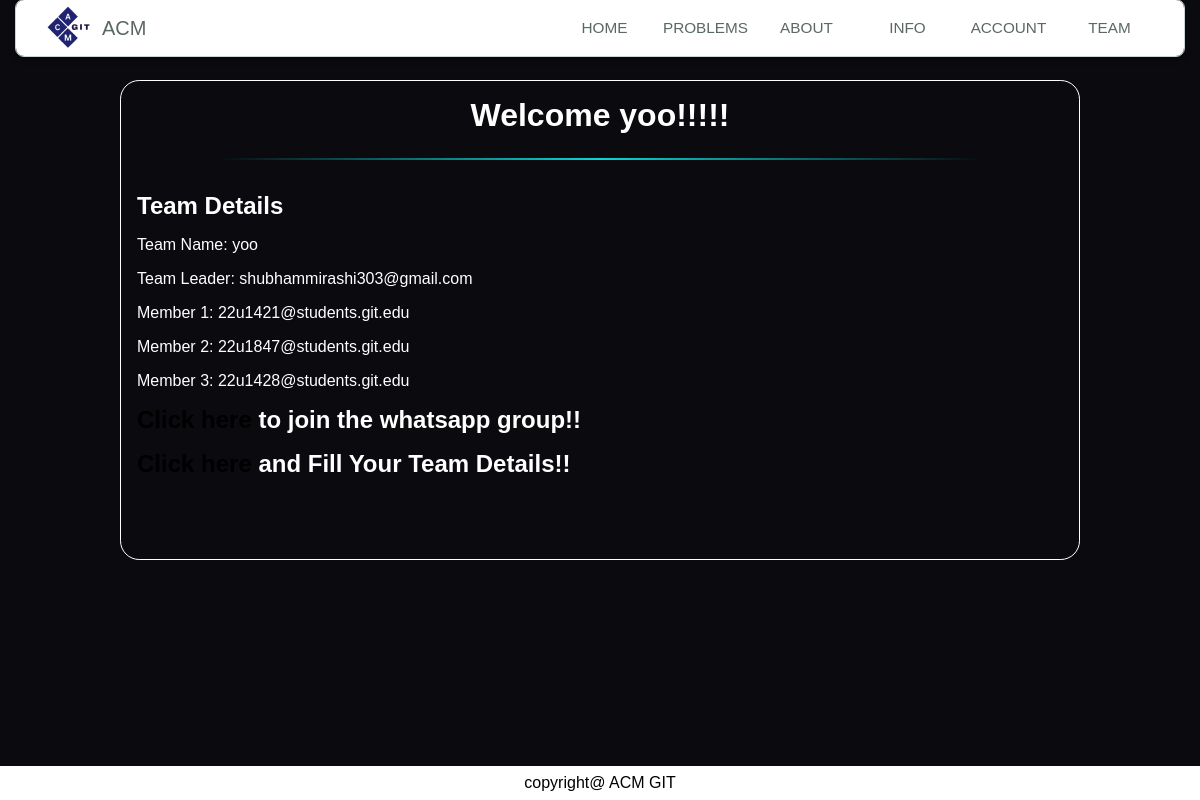
Before: /registration/ (signed in) with the older database file.
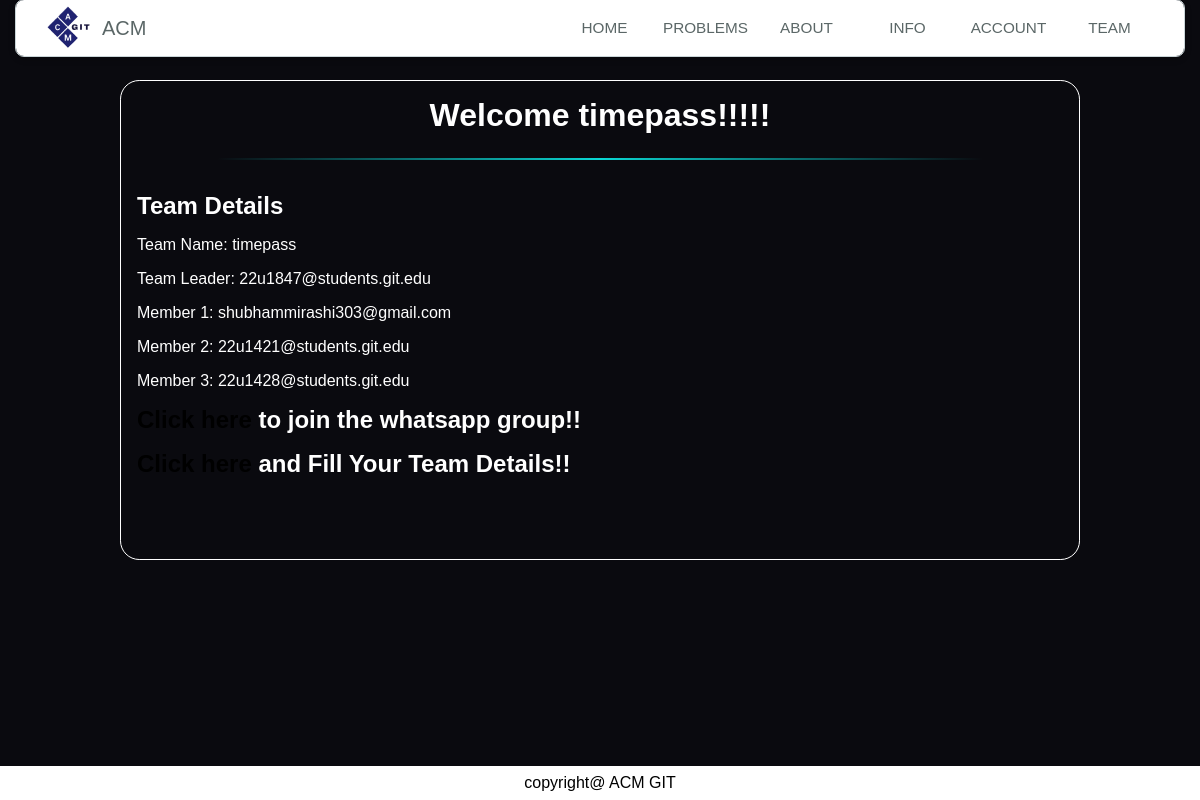
After: the same page with the newer database file.
### MainApp/models.py (models this page shows, shortened)
class Team(models.Model):
    team_name = models.CharField(max_length=100, primary_key=True)
    team_leader = models.ForeignKey(CustomUser, on_delete=models.CASCADE)
    team_member1 = models.ForeignKey(CustomUser, on_delete=models.CASCADE, related_name='team_member1', null=True, blank=True)
    team_member2 = models.ForeignKey(CustomUser, on_delete=models.CASCADE, related_name='team_member2', null=True, blank=True)
    team_member3 = models.ForeignKey(CustomUser, on_delete=models.CASCADE, related_name='team_member3', null=True, blank=True)
    problem_no = models.IntegerField(default=1, validators=[MaxValueValidator(25), MinValueValidator(1)])

class CustomUser(AbstractUser):
    username = None
    email = models.EmailField(_("email address"), unique=True)
    USN = models.CharField(max_length=10)
    USERNAME_FIELD = "email"
    is_registered=models.BooleanField(default=False)
    year=models.CharField(max_length=4,default='2025')
    REQUIRED_FIELDS = []
    objects = CustomUserManager()
    def __str__(self):
        return self.email

### MainApp/views.py (the view)
# urls.py: path('registration/',registration,name='registration'),
def registration(request):
    if not request.user.is_authenticated:
        return HttpResponseRedirect('/login')
    elif Team.objects.filter(team_leader=request.user).exists():
        return render(request,'MainApp/registered.html',context={'team':Team.objects.get(team_leader=request.user)})
    elif Team.objects.filter(team_member1=request.user).exists():
        return render(request,'MainApp/registered.html',context={'team':Team.objects.get(team_member1=request.user)})
    elif Team.objects.filter(team_member2=request.user).exists():
        return render(request,'MainApp/registered.html',context={'team':Team.objects.get(team_member2=request.user)})
    elif Team.objects.filter(team_member3=request.user).exists():
        return render(request,'MainApp/registered.html',context={'team':Team.objects.get(team_member3=request.user)})
    return render(request,'MainApp/registration.html')

### MainApp/templates/MainApp/registered.html (shortened to what this page needs)
{% extends 'base.html' %}
{% load static %}
{% block head %}
    <link rel="stylesheet" href="{% static 'MainApp/registered.css' %}">
{% endblock head %}
{% block body %}
    <div id="content" style="color: white;">
        <h1>Welcome {{team.team_name}}!!!!!</h1>
        <hr>
        <div class="conatiner-account">
        <div class="deatils">
        <h2>Team Details</h2>
        <p id="{{team.id}}">Team Name: {{team.team_name}}</p>
        <p>Team Leader: {{ team.team_leader }}</p>
        <p>Member 1: {{ team.team_member1 }}</p>
        {% if team.team_member2 %}<p>Member 2: {{ team.team_member2 }}</p>{% endif %}
        {% if team.team_member3 %}<p>Member 3: {{ team.team_member3 }}</p>{% endif %}
            <h2><a href="https://chat.whatsapp.com/KFiQi16k6wo17NQzP8wyqf">Click here</a> to join the whatsapp group!!</h2>
            <div id="gforms">
                <h2><a href="https://docs.google.com/forms/d/1EWLWwd5YaVQWotR6imo6-SVS1BEn9m_i2JHZOh2oHZk/edit">Click here</a> and Fill Your Team Details!!</h2>
            </div>
    </div>
        </div>
    </div>
{% endblock body %}

### MainApp/templates/base.html (shortened to what this page needs)
{% load static %}
<!DOCTYPE html>
<html lang="en">
<head>
    <link rel="stylesheet" href="{% static 'base.css' %}">
    <link rel="stylesheet" href="https://cdnjs.cloudflare.com/ajax/libs/animate.css/4.1.1/animate.min.css"/>
    {% block head %}
    {% endblock head %}
</head>
<body>
  <div class="container">
    <header class="site-header">
        <div class="header__content--flow">
            <section class="header-content--left">
                <a href="#" class="brand-logo">
                  <img src="{% static 'Images/logo.svg' %}" height="50px" class="animate__animated  animate__jello" />
                    <span class="logo-text animate__animated animate__bounceInDown">ACM</span>
                </a>
            </section>
            <section class="header-content--right">
                <nav class="header-nav" role="navigation">
                    <ul class="nav__list" aria-expanded="false">
                        <li class="list-item">
                            <a class="nav__link" href="{% url 'MainApp:home' %}">Home</a>
                        </li>
                        <li class="list-item">
                            <a class="nav__link" href="{% url 'MainApp:problems' %}">Problems</a>
                        </li>
                        <li class="list-item">
                            <a class="nav__link" href="{% url 'MainApp:about' %}">About</a>
                        </li>
                        <li class="list-item">
                            <a class="nav__link" href="{% url 'MainApp:info' %}">Info</a>
                        </li>
                        <li class="list-item">
                          {% if user.is_authenticated %}
                          <a class="nav__link" href="{% url 'MainApp:account' %}">Account</a>
                        {% else %}
                            <a class="nav__link" href="{% url 'MainApp:login' %}">Login</a>
                           {% endif %}
                        </li>
                        {% if user.is_authenticated %}
                        <li class="list-item">
                            <a class="nav__link" href="{% url 'MainApp:registration' %}">{% if not user.is_registered %}Register{% else %}Team{% endif %}</a>
                        </li>
                        {% endif %}
                    </ul>
                </nav>
            </section>
        </div>
    </header>
</div>
<div class="outer-container">
    {% block body %}
    {% endblock body %}
</div>
<div class="footer">
  copyright@ ACM GIT
</div>
</body>
</html>

### MainApp/static/base.css (style rules this page uses)
*, *::before, *::after { user-select:none; margin: 0; padding: 0; box-sizing: border-box; font-family: "Poppins" , sans-serif; }
:root { --brand-clr: hsl(185, 85%, 40%); --bg-primary: hsl(195, 20%, 86%); --border-clr: hsl(195, 16%, 82%); --accent-blue: hsl(205, 100%, 48%); --text-primary: hsl(180, 6%, 38%); --text-accent: hsl(195, 2%, 78%); --header: 3.5rem; --full-width: 100%; --padding-space: calc(var(--full-width) - 2rem); --max-width: 80rem; --min-width: 22.5rem; --bd-radius: 0.5em; --space-025: 0.25rem; --space-05: 0.5rem; --space-1: 1rem; }
a { text-decoration: none; }
body { display: flex; flex-flow: column; min-block-size: 100vh; font-family: system-ui; background: #0a0a0f; }
.container { position: fixed; flex-grow: 1; display: grid; place-self: center; inline-size: clamp( var(--min-width), var(--padding-space), var(--max-width) ); top: 0px; z-index: 999; }
.site-header { --padding: 1rem; --header-margin: 5vh; --shadow: 0 0.1875em 0.3125em #0003, 0 0.125em 0.5em #0002; margin-block: auto; min-block-size: var(--header); background-color: #fff; outline: 1px solid var(--border-clr); border-radius: var(--bd-radius); padding-inline: var(--padding); box-shadow: var(--shadow); }
.header__content--flow { block-size: inherit; display: flex; flex-flow: wrap; gap: 0 clamp(3.5rem, -24.14rem + 61.43vw, 25rem); }
.header__content--flow > * { flex-grow: 1; height: var(--header); width: calc((45rem - var(--full-width) - (var(--padding) * 2)) * 999); }
.header-content--left { display: grid; grid-auto-flow: column; inline-size: max-content; place-content: center; }
.brand-logo { z-index:2; gap: var(--space-05); padding: 0.25em 0.75em; align-items: center; display: inline-flex; }
.logo-text { color: var(--text-primary); font-size: 20px; font-weight: 500; }
.header-content--right { flex-grow: 999; }
.header-nav { display: grid; align-items: center; block-size: 100%; }
.nav__list { list-style: none; display: grid; grid-auto-flow: column; justify-content: space-evenly; grid-auto-rows: 2.25rem; }
.list-item { block-size: 100%; }
.nav__link { block-size: inherit; display: inline-grid; place-items: center; min-width: 10ch; color: var(--text-primary); font-size: 15.3px; font-weight: 500; text-transform: uppercase; }
.footer { position: fixed; margin:0rem, 1rem, 0rem, 1rem; background-color: #ffffff; width:100%; display: flex; bottom:0px; flex-direction: column; align-items: center; padding: .5rem; z-index: 999; color:black; }
.outer-container { overflow: auto; width:100%; height:100vh; display: flex; flex-direction: column; align-items: center; min-height:100vh; }

### MainApp/static/MainApp/registered.css (style rules this page uses)
#content { padding: 1rem 0 0 0; display: flex; right: 12.5vw; width: 80vw; border: solid 1px white; border-radius: 1.2rem; min-height: 60vh; flex-direction: column; color:white; }
#content h1 { text-align: center; margin-bottom: 2rem; }
.conatiner-account { gap: 1rem; flex-grow: 2; height: 100%; width: 100%; display: flex; flex-direction: column; }
.deatils { display:flex; flex-direction: column; gap: 1rem; padding:1rem; }
h2 a { color:rgb(76, 155, 245); }
div a { color:black; }
#gforms { position: relative; text-align: justify; }
#content hr { border: none; height: 2px; background: linear-gradient(to right, transparent, rgba(10, 224, 220, 0.956), transparent); margin: -0.5rem auto 1rem auto; width: 80%; }

Changed rows visible on the page:
removed Team: team_name "yoo", team_leader "shubhammirashi303@gmail.com", team_member1 "22u1421@students.git.edu", team_member2 "22u1847@students.git.edu", team_member3 "22u1428@students.git.edu"
added Team: team_name "timepass", team_leader "22u1847@students.git.edu", team_member1 "shubhammirashi303@gmail.com", team_member2 "22u1421@students.git.edu", team_member3 "22u1428@students.git.edu"
